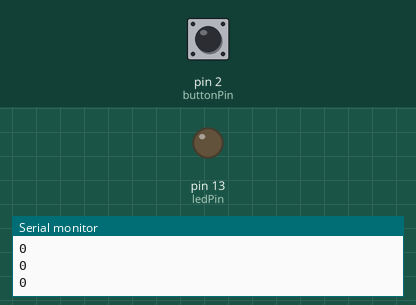
The sketch below on a simulated Arduino Uno, built with avr-gcc and run on an emulated ATmega328P. Parts: output pins drawn as LEDs (lit = HIGH), the last lines printed to the serial monitor. The inputs (shaded band) are chosen by the test bench; at power-on: pin 2 (buttonPin) LOW.

Above: at 2.8 s.
2.9 s: pin 2 (buttonPin) pulled HIGH for 1.2 s
At 4.0 s:
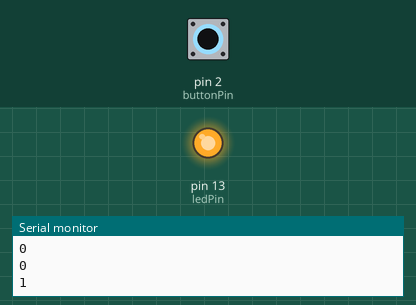
6.5 s: pin 2 (buttonPin) pulled HIGH for 3.2 s
At 10.6 s:
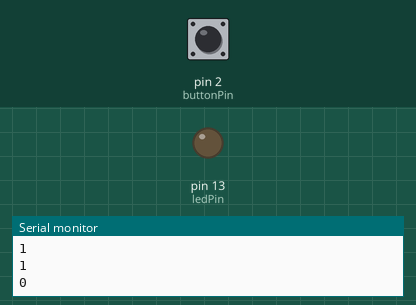
Timing chart, 0 to 12.1 s (numbered marks = the images above; inputs shaded):
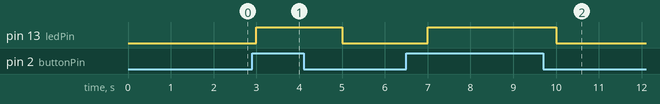

Measured:
- after the input at 2.9 s, pin 13 (ledPin): LOW → HIGH after 0.10 s, → LOW 2.0 s later
- after the input at 6.5 s, pin 13 (ledPin): LOW → HIGH after 0.50 s, → LOW 3.0 s later

The sketch:

PULLUP.ino
```cpp
const int ledPin = 13;
const int buttonPin = 2;

int buttonState = 0;

void setup() {

  pinMode(ledPin, OUTPUT);
  pinMode(buttonPin, INPUT);
  Serial.begin(9600);
}

void loop() {
  buttonState = digitalRead(buttonPin);
  Serial.println(buttonState);

  if (buttonState == HIGH) {
    digitalWrite(ledPin, HIGH);
    delay(1000);
  }
  else {
    digitalWrite(ledPin, LOW);
    delay(1000);
  }
}
```
